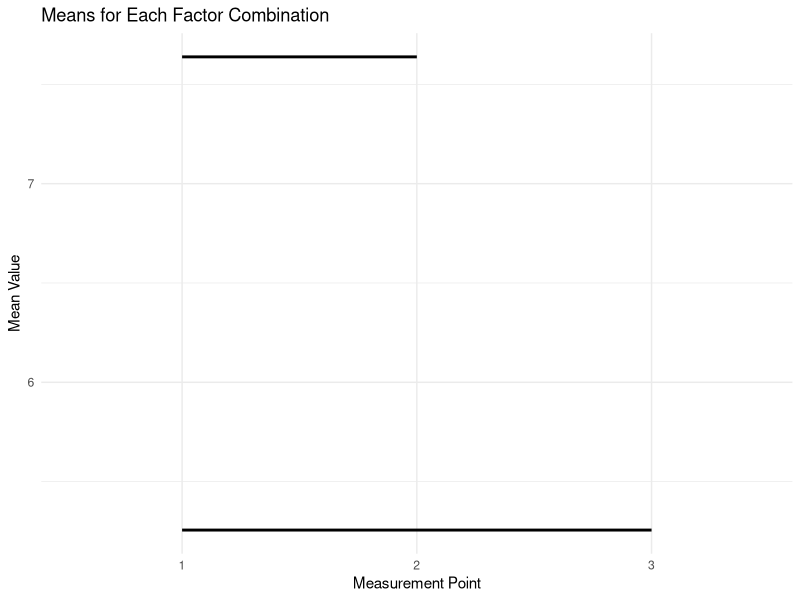
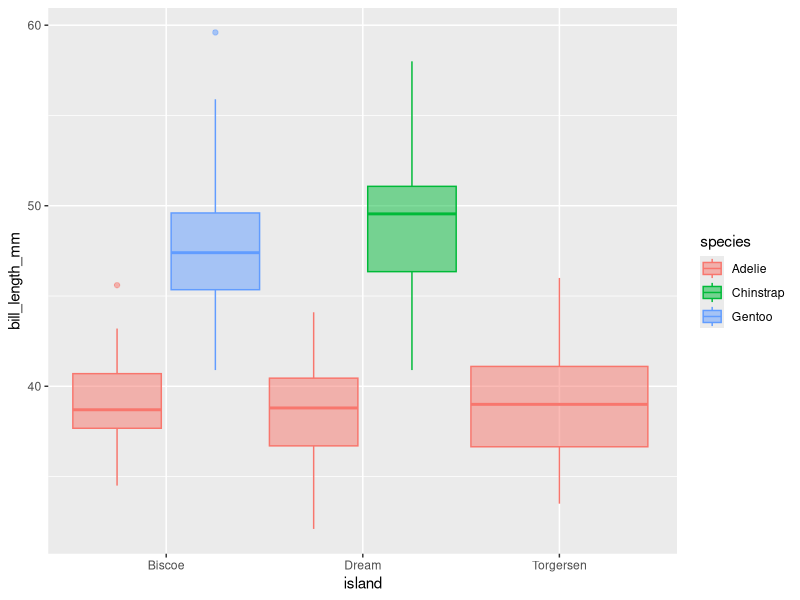
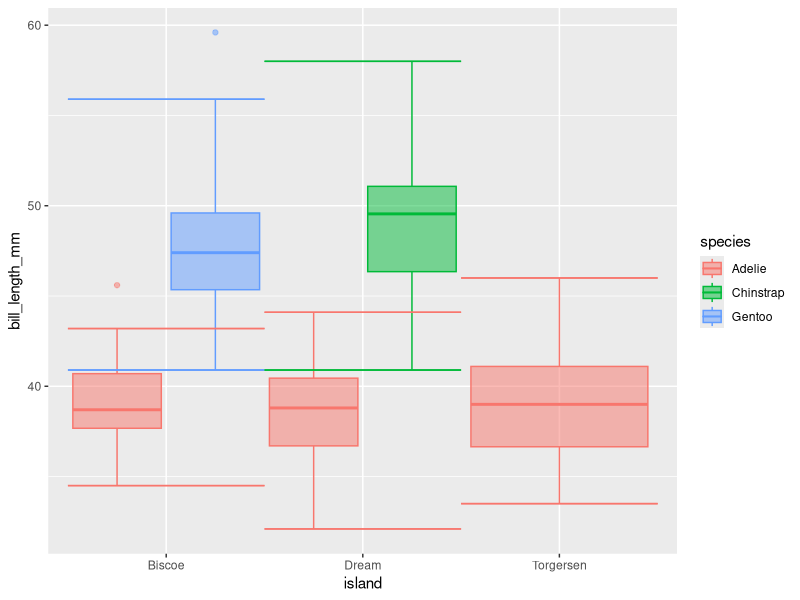
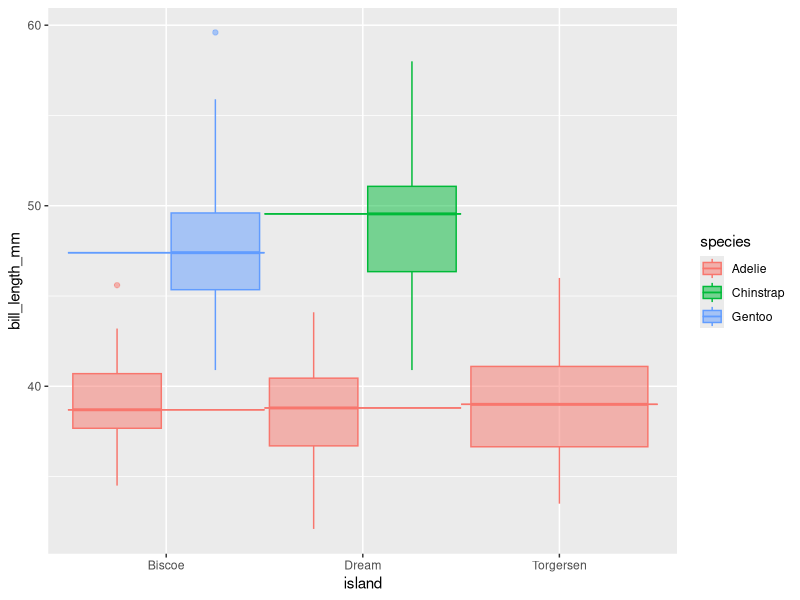
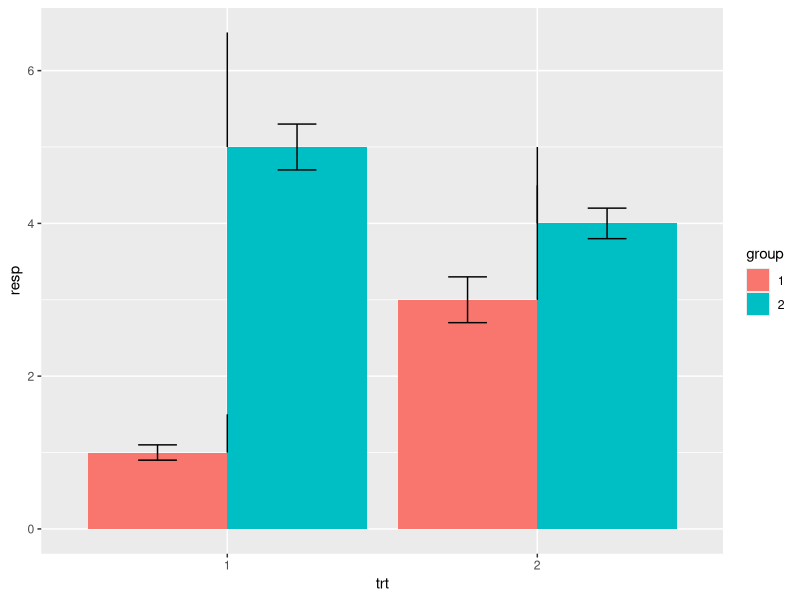
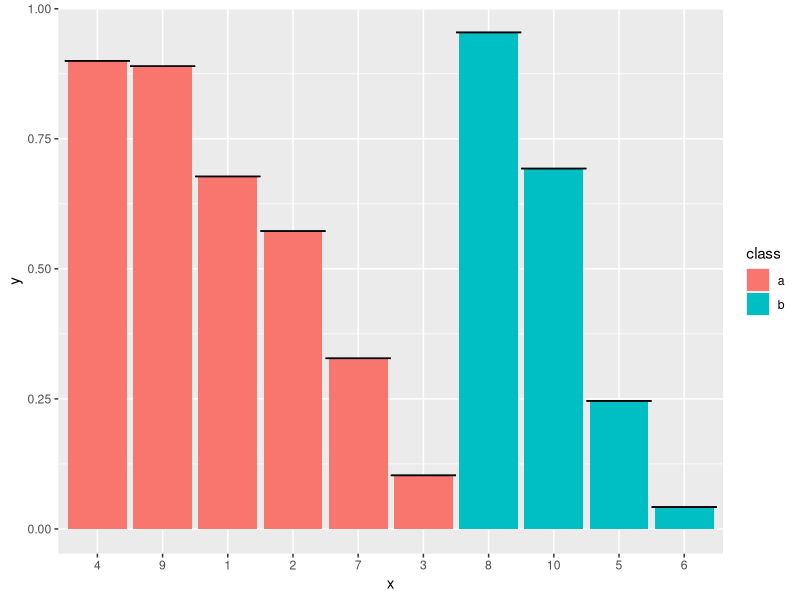

These figures' R source, in order:


# meanLines with two factors ----

# Load required libraries
library(ggplot2)

# Sample data generation (replace this with your actual data)
set.seed(123)
data <- expand.grid(
  Condition = factor(rep(c("Experimental", "Control"), each = 3)),
  Measurement = factor(rep(1:3, 2))
)
data$Value <- rnorm(6, mean = rep(c(5, 7), each = 3))

# Removing the combination of "Control" and measurement point 3
data <- data[!(data$Condition == "Control" & data$Measurement == 3), ]

# Plotting with stat_summary()
ggplot(data, aes(x = Measurement, y = Value, color = Condition)) +
  stat_summary(fun.data = mean_cl_normal, geom = "point", size = 3) +
  stat_summary(fun.y = mean, geom = "line", size = 1, aes(group = Condition), color = "black") +  # Add line connecting means
  labs(x = "Measurement Point", y = "Mean Value", color = "Condition") +
  ggtitle("Means for Each Factor Combination") +
  theme_minimal()



# Whiskers fix ----

library(ggplot2)
library(palmerpenguins)

myPlot <- ggplot(
  data = na.omit(penguins),
  aes(
    y = bill_length_mm,
    x = island,
    fill = species,
    color = species
    )
  ) +
  geom_boxplot(alpha = .5, width = 1)
ggplot_build(myPlot)$data[[1]]  #ymin & ymax are ends of whiskers
myPlot
lowerEnds <- ggplot_build(myPlot)$data[[1]]$ymin
upperEnds <- ggplot_build(myPlot)$data[[1]]$ymax

lowerWhiskers <- stat_summary(
  fun.y = median, geom = "errorbar",
  width = 1, linetype = "solid",
  aes(ymin = ..y.. - (..y.. - lowerEnds), ymax = ..y.. - (..y.. - lowerEnds))
)
upperWhiskers <- stat_summary(
  fun.y = median, geom = "errorbar",
  width = 1, linetype = "solid",
  aes(ymin = ..y.. + abs(..y.. - upperEnds), ymax = ..y.. + abs(..y.. - upperEnds))
)
myPlot + lowerWhiskers + upperWhiskers

# the above should do the trick!




myPlot + stat_summary(
  fun.y = median, geom = "errorbar",
  width = 1, linetype = "solid",
  aes(ymin = ..y.., ymax = ..y..)
)
# https://stackoverflow.com/questions/50882335/add-group-mean-line-to-barplot-with-ggplot2

#myPlot + geom_hline(yintercept = )






# StackOverflow: https://stackoverflow.com/questions/27585776/error-bars-for-barplot-only-in-one-direction
df <- data.frame(trt = factor(c(1, 1, 2, 2)), resp = c(1, 5, 3, 4),
                 group = factor(c(1, 2, 1, 2)), se = c(0.1, 0.3, 0.3, 0.2))
df2 <- df[c(1,3), ]

limits <- aes(ymax = resp + se, ymin = resp - se)
dodge <- position_dodge(width = 0.9)

p <- ggplot(df, aes(fill = group, y = resp, x = trt))
p + geom_bar(position = dodge, stat = "identity") +
  geom_errorbar(limits, position = dodge, width = 0.25) +
  geom_linerange(aes(ymin = resp, ymax = resp + se*5))




# https://stackoverflow.com/questions/50882335/add-group-mean-line-to-barplot-with-ggplot2
library(tidyverse)

df = data.frame(
  x = 1:10,
  y = runif(10),
  class = sample(c("a","b"),10, replace=T) %>% factor()
) %>%
  mutate(x = factor(x, levels=x[order(class, -y)]))

ggplot(df, aes(x, y, fill=class)) +
  geom_col() +
  stat_summary(fun.y = mean, geom = "errorbar",
               aes(ymax = ..y.., ymin = ..y.., group = class),
               width = 1, linetype = "solid")



